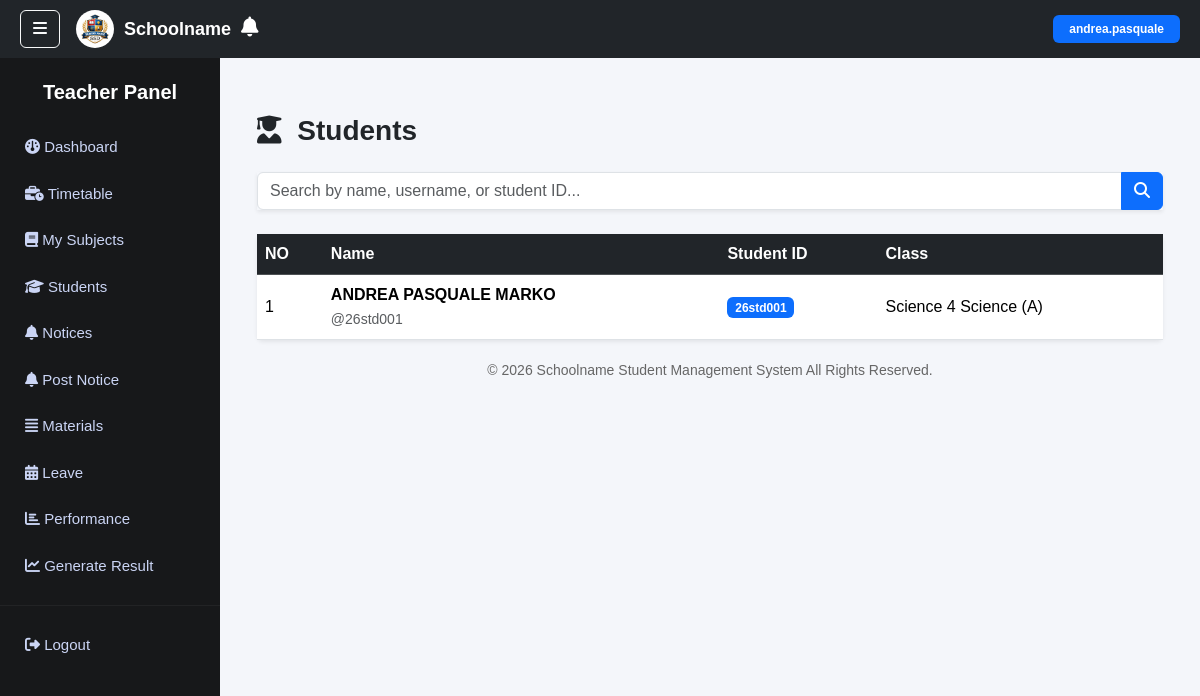
/teacher/students/ (signed in), run on the app's committed database.
### core/models.py (models this page shows, shortened)
class Student(models.Model):
    user = models.OneToOneField(User, on_delete=models.CASCADE)
    classroom = models.ForeignKey(ClassRoom, on_delete=models.SET_NULL, null=True)
    student_id = models.CharField(max_length=20, unique=True)
    school_email = models.EmailField(unique=True)
    admission_year = models.PositiveIntegerField()
    sequence_number = models.PositiveIntegerField()
    application = models.OneToOneField(
        'StudentApplication',
        on_delete=models.SET_NULL,
        null=True,
        blank=True
    )
    enrolled_date = models.DateTimeField(auto_now_add=True)
    class Meta:
        constraints = [
            models.UniqueConstraint(
                fields=['admission_year', 'sequence_number'],
                name='unique_student_sequence'
            )
        ]

class StudentApplication(models.Model):
    application_status = models.CharField(
        max_length=10,
        choices=APPLICATION_STATUS_CHOICES,
        default='PENDING'
    )
    full_name = models.CharField(max_length=150, validators=[validate_full_name])
    date_of_birth = models.DateField()
    gender = models.CharField(max_length=10, choices=GENDER_CHOICES)
    passport_photo = models.ImageField(upload_to='students/photos/')
    personal_email = models.EmailField(unique=True)
    phone_number = models.CharField(max_length=20)
    guardian_name = models.CharField(max_length=150)
    guardian_relationship = models.CharField(
        max_length=20,
        choices=GUARDIAN_RELATIONSHIP_CHOICES
    )
    guardian_phone = models.CharField(max_length=20)
    applied_level = models.ForeignKey(AcademicLevel, on_delete=models.SET_NULL, null=True)
    applied_stream = models.ForeignKey(
        AcademicStream,
        on_delete=models.SET_NULL,
        null=True,
        blank=True
    )
    applied_date = models.DateTimeField(auto_now_add=True)
    enrolled_date = models.DateTimeField(null=True, blank=True)

class ClassRoom(models.Model):
    level = models.ForeignKey(AcademicLevel, on_delete=models.CASCADE)
    stream = models.ForeignKey(
        AcademicStream,
        on_delete=models.SET_NULL,
        null=True,
        blank=True
    )
    section = models.CharField(max_length=5)
    capacity = models.PositiveIntegerField(default=45)
    class Meta:
        constraints = [
            models.UniqueConstraint(
                fields=['level', 'section'],
                condition=Q(stream__isnull=True),
                name='unique_classroom_no_stream'
            ),
            models.UniqueConstraint(
                fields=['level', 'stream', 'section'],
                condition=Q(stream__isnull=False),
                name='unique_classroom_with_stream'
            ),
        ]
    def __str__(self):
        return f"{self.level} {self.stream or ''} ({self.section})"

class AcademicLevel(models.Model):
    name = models.CharField(max_length=20, unique=True)
    has_streams = models.BooleanField(default=False)
    def __str__(self):
        return self.name

class AcademicStream(models.Model):
    name = models.CharField(max_length=20, unique=True)
    def __str__(self):
        return self.name

### core/views.py (the view, shortened to what this page needs)
# urls.py: path('teacher/students/', views.teacher_students, name='teacher_students'),
@login_required
@user_passes_test(is_teacher)
def teacher_students(request):
    teacher = Teacher.objects.get(user=request.user)
    query = request.GET.get('q', '').strip()
    students = Student.objects.filter(
        classroom__level__in=teacher.subjects.values_list('level', flat=True)
    )
    return render(request, 'teacher/teacher_students.html', {
        'students': students,
        'query': query
    })

### core/views.py (called while the page is built)
def is_teacher(user):
    return user.is_authenticated and Teacher.objects.filter(user=user).exists()

### templates/teacher/teacher_students.html (shortened to what this page needs)
{% extends 'base.html' %}
{% block sidebar %}
{% include "includes/teacher_sidebar.html" %}
{% endblock %}
{% block content %}
<div class="container mt-4">
<div class="d-flex justify-content-between align-items-center flex-wrap mb-3">
    <h3 class="fw-bold mb-2">
        <i class="fa-solid fa-user-graduate me-2"></i> Students
    </h3>
</div>
<form method="GET" class="mb-4">
<div class="input-group shadow-sm">
<input type="text" name="q" class="form-control"
placeholder="Search by name, username, or student ID..."
value="{{ query|default:'' }}">
<button class="btn btn-primary">
<i class="fa-solid fa-magnifying-glass"></i>
</button>
</div>
</form>
<div class="card shadow-sm border-0">
<div class="table-responsive">
<table class="table table-hover align-middle mb-0">
<thead class="table-dark">
<tr>
<th>NO</th>
<th>Name</th>
<th>Student ID</th>
<th>Class</th>
</tr>
</thead>
<tbody>
{% for student in students %}
<tr>
<td>{{ forloop.counter }}</td>
<td>
<strong>
{{ student.application.full_name|default:student.user.get_full_name }}
</strong>
<br>
<small class="text-muted">@{{ student.user.username }}</small>
</td>
<td>
<span class="badge bg-primary">
{{ student.student_id }}
</span>
</td>
<td>
{{ student.classroom|default:"-" }}
</td>
</tr>
{% endfor %}
</tbody>
</table>
</div>
</div>
</div>
{% endblock %}

### templates/base.html (shortened to what this page needs)
{% load static %}
<!DOCTYPE html>
<html lang="en">
<head>
<link href="https://cdn.jsdelivr.net/npm/bootstrap@5.3.2/dist/css/bootstrap.min.css" rel="stylesheet">
<link rel="stylesheet" href="https://cdnjs.cloudflare.com/ajax/libs/font-awesome/6.5.0/css/all.min.css">
</head>
<body>
<nav class="navbar navbar-dark bg-dark d-flex justify-content-between">
<div class="d-flex align-items-center">
<button class="btn btn-outline-light me-3" onclick="toggleSidebar()"><i class="fa-solid fa-bars"></i></button>
<div class="school-header">
<img src="{% static 'images/school_logo.png' %}" class="school-logo">
<span class="school-name">Schoolname</span>
<div class="position-relative me-3">
<i class="fa-solid fa-bell text-white fs-5"></i>
</div>
</div>
</div>
{% if request.user.is_authenticated %}
<span class="badge bg-primary px-3 py-2">
    {{ request.user.username }}
</span>
{% endif %}
</nav>
<div class="sidebar" id="sidebar">
{% block sidebar %}
{% endblock %}
</div>
<div class="main-content">
{% block content %}
{% endblock %}
<div class="footer">
© <script>document.write(new Date().getFullYear())</script>
Schoolname Student Management System All Rights Reserved.
</div>
</div>
</body>
</html>

### templates/base.html (style rules this page uses)
body { background:#f4f6fa; overflow-x:hidden; font-family:Arial, Helvetica, sans-serif; }
.navbar { position:fixed; top:0; left:0; width:100%; z-index:1001; padding:10px 20px; }
.school-header { display:flex; align-items:center; gap:10px; }
.school-logo { width:38px; height:38px; border-radius:50%; object-fit:cover; }
.school-name { color:white; font-weight:600; font-size:18px; }
.sidebar { position:fixed; top:0; left:0; height:100vh; width:220px; background-color: rgba(16,17,19,0.97); padding-top:80px; transition:0.3s; z-index:1000; overflow-y:auto; }
.main-content { margin-left:220px; padding:90px 25px 40px 25px; min-height:100vh; }
.footer { text-align:center; padding:20px; color:#666; font-size:14px; }

### data on the page
Student: application.full_name "ANDREA PASQUALE MARKO", user.username "26std001", student_id "26std001", classroom "Science 4 Science (A)"

### other printed values
{{ request.user.username }} "andrea.pasquale"
